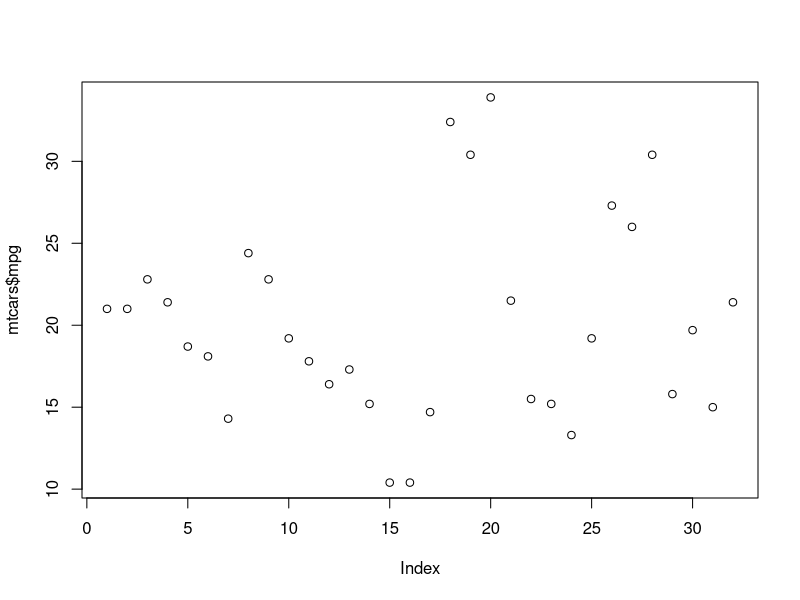
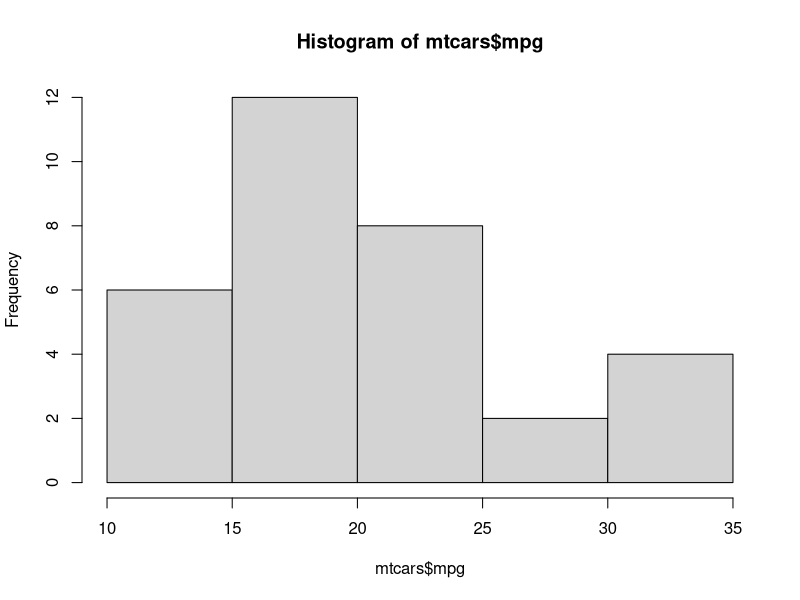

Here is the R script that generated these plots, in order:
#Built in dataset in R
#load data
library(tidyverse)
data(mtcars)
view(mtcars)

head(mtcars)
tail(mtcars)
nrow(mtcars) #number of rows
ncol(mtcars) #no of col

summary(mtcars)
plot(mtcars$mpg)
hist(mtcars$mpg)
